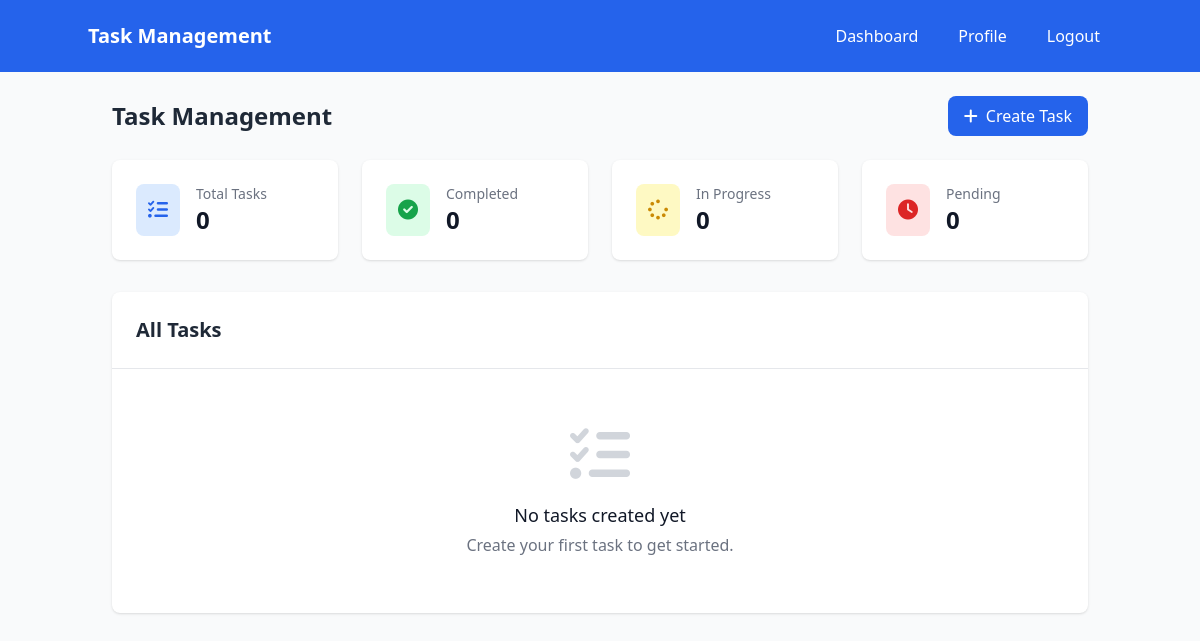
The app's page /tasks (signed in), older data.
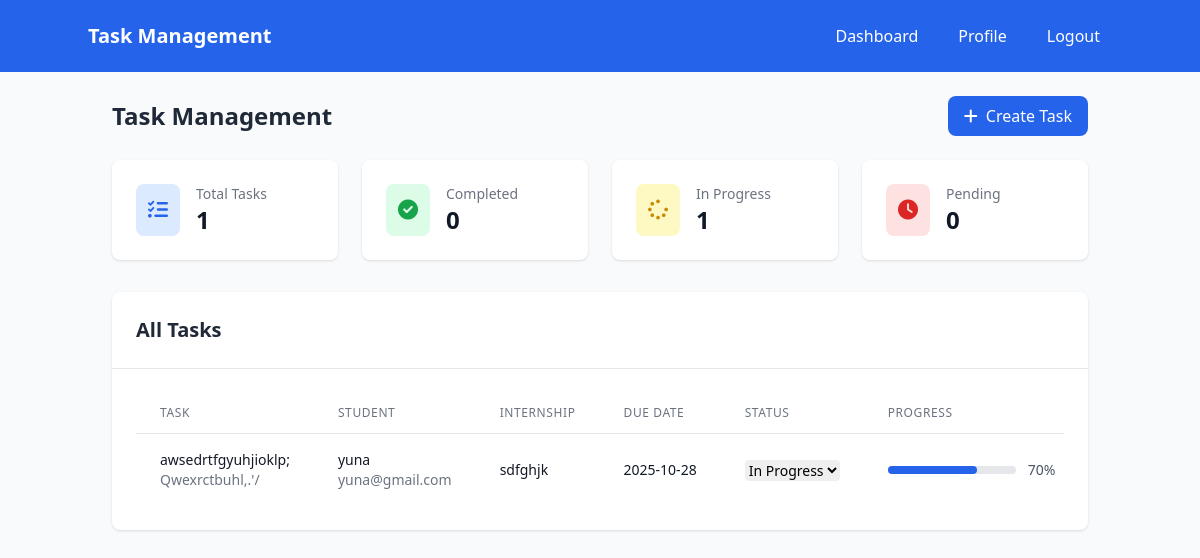
The same page, newer data.
### models.py (models this page shows)
class Task(Base):
    __tablename__ = "tasks"
    id = Column(Integer, primary_key=True, index=True)
    title = Column(String(255), nullable=False)
    description = Column(Text)
    internship_id = Column(Integer, ForeignKey("internships.id"), nullable=False)
    student_id = Column(Integer, ForeignKey("users.id"), nullable=False)
    assigned_by = Column(Integer, ForeignKey("users.id"))
    due_date = Column(DateTime(timezone=True))
    status = Column(Enum(TaskStatus), default=TaskStatus.PENDING)
    progress = Column(Integer, default=0)
    created_at = Column(DateTime(timezone=True), server_default=func.now())
    internship = relationship("Internship", back_populates="tasks")
    student = relationship("User", foreign_keys=[student_id], back_populates="assigned_tasks")
    assigner = relationship("User", foreign_keys=[assigned_by], back_populates="assigned_by_tasks")

class User(Base):
    __tablename__ = "users"
    id = Column(Integer, primary_key=True, index=True)
    email = Column(String(255), unique=True, index=True, nullable=False)
    hashed_password = Column(String(255), nullable=False)
    full_name = Column(String(255), nullable=False)
    role = Column(Enum(UserRole), nullable=False, default=UserRole.STUDENT)
    phone = Column(String(20))
    department = Column(String(255))
    profile_picture = Column(String(500), default="default_avatar.png")
    created_at = Column(DateTime(timezone=True), server_default=func.now())
    is_active = Column(Boolean, default=True)
    created_internships = relationship("Internship", back_populates="creator")
    applications = relationship("InternshipApplication", back_populates="student")
    assigned_tasks = relationship("Task", foreign_keys="Task.student_id", back_populates="student")
    assigned_by_tasks = relationship("Task", foreign_keys="Task.assigned_by", back_populates="assigner")
    student_feedback = relationship("Feedback", foreign_keys="Feedback.student_id", back_populates="student")
    mentor_feedback = relationship("Feedback", foreign_keys="Feedback.mentor_id", back_populates="mentor")

class Internship(Base):
    __tablename__ = "internships"
    id = Column(Integer, primary_key=True, index=True)
    title = Column(String(255), nullable=False)
    description = Column(Text)
    company = Column(String(255), nullable=False)
    location = Column(String(255))
    duration = Column(String(100))
    stipend = Column(String(100))
    requirements = Column(Text)
    created_by = Column(Integer, ForeignKey("users.id"))
    created_at = Column(DateTime(timezone=True), server_default=func.now())
    is_active = Column(Boolean, default=True)
    deadline = Column(DateTime(timezone=True))
    creator = relationship("User", back_populates="created_internships")
    applications = relationship("InternshipApplication", back_populates="internship")
    tasks = relationship("Task", back_populates="internship")
    feedback = relationship("Feedback", back_populates="internship")

### app.py (the view)
@app.get("/tasks")
async def tasks_page(request: Request, db: Session = Depends(get_db)):
    try:
        user = await get_current_user_from_cookie(request, db)
        if user.role == "student":
            tasks = crud.get_tasks_by_student(db, user.id)
            return templates.TemplateResponse("tasks_student.html", {
                "request": request,
                "user": user,
                "tasks": tasks
            })
        elif user.role in ["admin", "mentor"]:
            tasks = crud.get_all_tasks(db)
            students = crud.get_all_users(db)
            internships = crud.get_internships(db)
            return templates.TemplateResponse("tasks_management.html", {
                "request": request,
                "user": user,
                "tasks": tasks,
                "students": students,
                "internships": internships
            })
        else:
            return RedirectResponse("/dashboard?error=Access denied")
    except Exception as e:
        return RedirectResponse("/login")

### templates/tasks_management.html (shortened to what this page needs)
<!DOCTYPE html>
<html lang="en">
<head>
    <script src="https://cdn.tailwindcss.com"></script>
    <link rel="stylesheet" href="https://cdnjs.cloudflare.com/ajax/libs/font-awesome/6.0.0/css/all.min.css">
</head>
<body class="bg-gray-50">
    <nav class="bg-blue-600 text-white p-4">
        <div class="container mx-auto flex justify-between items-center">
            <h1 class="text-xl font-bold">Task Management</h1>
            <div class="flex space-x-4">
                <a href="/dashboard" class="hover:bg-blue-700 px-3 py-2 rounded">Dashboard</a>
                <a href="/profile" class="hover:bg-blue-700 px-3 py-2 rounded">Profile</a>
                <a href="/logout" class="hover:bg-blue-700 px-3 py-2 rounded">Logout</a>
            </div>
        </div>
    </nav>
    <div class="container mx-auto p-6">
        <div class="flex justify-between items-center mb-6">
            <h2 class="text-2xl font-bold text-gray-800">Task Management</h2>
            <button onclick="openCreateTaskModal()"
                    class="bg-blue-600 text-white px-4 py-2 rounded-lg hover:bg-blue-700 flex items-center">
                <i class="fas fa-plus mr-2"></i> Create Task
            </button>
        </div>
        <div class="grid grid-cols-1 md:grid-cols-4 gap-6 mb-8">
            <div class="bg-white p-6 rounded-lg shadow">
                <div class="flex items-center">
                    <div class="p-3 bg-blue-100 rounded-lg">
                        <i class="fas fa-tasks text-blue-600 text-xl"></i>
                    </div>
                    <div class="ml-4">
                        <h3 class="text-sm font-medium text-gray-500">Total Tasks</h3>
                        <p class="text-2xl font-bold text-gray-900">{{ tasks|length }}</p>
                    </div>
                </div>
            </div>
            <div class="bg-white p-6 rounded-lg shadow">
                <div class="flex items-center">
                    <div class="p-3 bg-green-100 rounded-lg">
                        <i class="fas fa-check-circle text-green-600 text-xl"></i>
                    </div>
                    <div class="ml-4">
                        <h3 class="text-sm font-medium text-gray-500">Completed</h3>
                        <p class="text-2xl font-bold text-gray-900">
                            {{ tasks|selectattr("status", "equalto", "completed")|list|length }}
                        </p>
                    </div>
                </div>
            </div>
            <div class="bg-white p-6 rounded-lg shadow">
                <div class="flex items-center">
                    <div class="p-3 bg-yellow-100 rounded-lg">
                        <i class="fas fa-spinner text-yellow-600 text-xl"></i>
                    </div>
                    <div class="ml-4">
                        <h3 class="text-sm font-medium text-gray-500">In Progress</h3>
                        <p class="text-2xl font-bold text-gray-900">
                            {{ tasks|selectattr("status", "equalto", "in_progress")|list|length }}
                        </p>
                    </div>
                </div>
            </div>
            <div class="bg-white p-6 rounded-lg shadow">
                <div class="flex items-center">
                    <div class="p-3 bg-red-100 rounded-lg">
                        <i class="fas fa-clock text-red-600 text-xl"></i>
                    </div>
                    <div class="ml-4">
                        <h3 class="text-sm font-medium text-gray-500">Pending</h3>
                        <p class="text-2xl font-bold text-gray-900">
                            {{ tasks|selectattr("status", "equalto", "pending")|list|length }}
                        </p>
                    </div>
                </div>
            </div>
        </div>
        <div class="bg-white rounded-lg shadow">
            <div class="p-6 border-b">
                <h2 class="text-xl font-semibold text-gray-800">All Tasks</h2>
            </div>
            <div class="p-6">
                {% if tasks %}
                <div class="overflow-x-auto">
                    <table class="min-w-full divide-y divide-gray-200">
                        <thead>
                            <tr>
                                <th class="px-6 py-3 text-left text-xs font-medium text-gray-500 uppercase tracking-wider">Task</th>
                                <th class="px-6 py-3 text-left text-xs font-medium text-gray-500 uppercase tracking-wider">Student</th>
                                <th class="px-6 py-3 text-left text-xs font-medium text-gray-500 uppercase tracking-wider">Internship</th>
                                <th class="px-6 py-3 text-left text-xs font-medium text-gray-500 uppercase tracking-wider">Due Date</th>
                                <th class="px-6 py-3 text-left text-xs font-medium text-gray-500 uppercase tracking-wider">Status</th>
                                <th class="px-6 py-3 text-left text-xs font-medium text-gray-500 uppercase tracking-wider">Progress</th>
                            </tr>
                        </thead>
                        <tbody class="bg-white divide-y divide-gray-200">
                            {% for task in tasks %}
                            <tr>
                                <td class="px-6 py-4 whitespace-nowrap">
                                    <div>
                                        <div class="text-sm font-medium text-gray-900">{{ task.title }}</div>
                                        <div class="text-sm text-gray-500">{{ task.description[:50] }}{% if task.description|length > 50 %}...{% endif %}</div>
                                    </div>
                                </td>
                                <td class="px-6 py-4 whitespace-nowrap">
                                    <div class="text-sm text-gray-900">{{ task.student.full_name }}</div>
                                    <div class="text-sm text-gray-500">{{ task.student.email }}</div>
                                </td>
                                <td class="px-6 py-4 whitespace-nowrap text-sm text-gray-900">
                                    {% if task.internship %}
                                        {{ task.internship.title }}
                                    {% else %}
                                        <span class="text-gray-400">No internship</span>
                                    {% endif %}
                                </td>
                                <td class="px-6 py-4 whitespace-nowrap text-sm text-gray-900">
                                    {{ task.due_date.strftime('%Y-%m-%d') if task.due_date else 'No due date' }}
                                </td>
                                <td class="px-6 py-4 whitespace-nowrap">
                                    <select onchange="updateTaskStatus({{ task.id }}, this.value)"
                                            class="text-sm rounded border-gray-300 focus:border-blue-500 focus:ring-blue-500">
                                        <option value="in_progress" {% if task.status == 'in_progress' %}selected{% endif %}>In Progress</option>
                                    </select>
                                </td>
                                <td class="px-6 py-4 whitespace-nowrap">
                                    <div class="flex items-center">
                                        <div class="w-32 bg-gray-200 rounded-full h-2 mr-3">
                                            <div class="bg-blue-600 h-2 rounded-full" style="width: {{ task.progress }}%"></div>
                                        </div>
                                        <span class="text-sm text-gray-600">{{ task.progress }}%</span>
                                    </div>
                                </td>
                            </tr>
                            {% endfor %}
                        </tbody>
                    </table>
                </div>
                {% else %}
                <div class="text-center py-8">
                    <i class="fas fa-tasks text-gray-300 text-6xl mb-4"></i>
                    <h3 class="text-lg font-medium text-gray-900">No tasks created yet</h3>
                    <p class="text-gray-500 mt-1">Create your first task to get started.</p>
                </div>
                {% endif %}
            </div>
        </div>
    </div>
</body>
</html>

Row changes from the older to the newer data that the page shows:
added Task: title "awsedrtfgyuhjioklp;", description "Qwexrctbuhl,.'/", student.full_name "yuna", student.email "yuna@gmail.com", internship "sdfghjk", due_date "2025-10-28", status+id "In Progress", progress "70"
Text that changed along with them:
{{ tasks|length }}: "0" → "1"
{{ tasks|selectattr("status", "equalto", "in_progress")|list|length }}: "0" → "1"
text no longer shown: "No tasks created yet Create your first task to get started."
text now shown: "TASK STUDENT INTERNSHIP DUE DATE STATUS PROGRESS"
